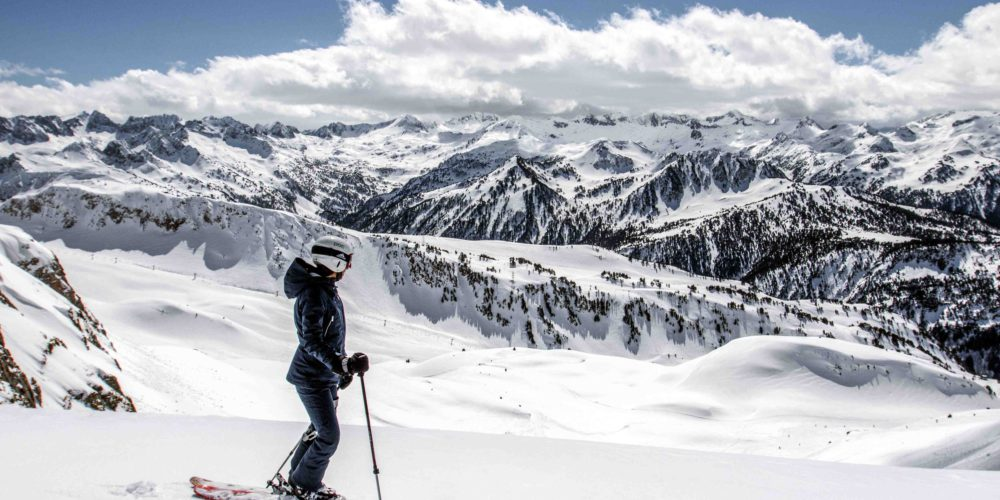
%> input picture W2/pista_esqi.jpg, 1000 x 500 px
$ octave start_mask.m   (GNU Octave 9; MATLAB toolbox functions it lacks are replaced by stand-ins)
%> lines starting %> are read from the running program, lines starting %| are printed output that depends on the picture; in (x1, y1, x2, y2) boxes, pixels count from 0 and x2, y2 are one past the last pixel; in counts of white or black regions, pixels touching at a corner belong together; the program's own positions count from 1
clearvars;
dst = double(imread('pista_esqi.jpg'));
%hgram = imhist(dst);
src = double(imread('panda_snow.jpg'));
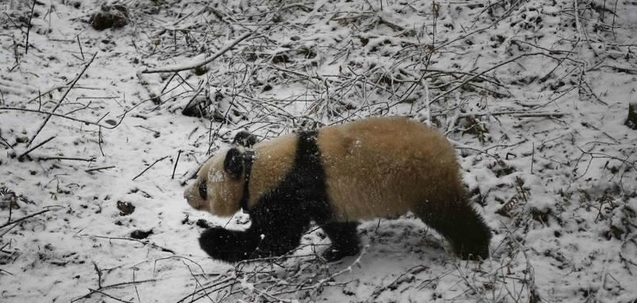
%> input picture W2/panda_snow.jpg, 637 x 303 px
%src = histeq(src, hgram);
%src = imread('paraglider2.jpg');
[ni,nj, nChannels]=size(dst);
%> ni = 500; nj = 1000; nChannels = 3
[niS,njS,nChannelsS] = size(src);
%> niS = 303; njS = 637; nChannelsS = 3

%dst = imresize(dst,[niS njS]);
%src = imresize(src,[ni nj]);


param.hi=1;
param.hj=1;


%masks to exchange
mask_src = imread('panda_snow_mask.jpg');
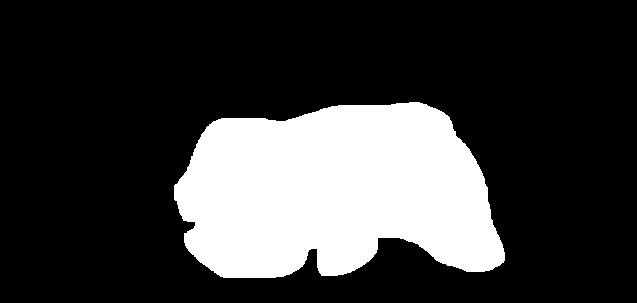
%> input picture W2/panda_snow_mask.jpg, 637 x 303 px
%> mask_src is the input picture: size 303x637 uint8; min 0, max 255, mean 59.6
%mask_src = imread('paraglider_mask2.jpg');
mask_dst = zeros(size(dst(:,:,1)));
%> mask_dst: size 500x1000 double; every value is 0
[height, width] = size(mask_src);
%> height = 303; width = 637
iniX = 300;
iniY = 198;
%iniX = 1;
%iniY = 1;
fiX = iniX + width - 1;
%> fiX = 936
fiY = iniY + height - 1;
%> fiY = 500
mask_dst(iniY:fiY, iniX:fiX) = mask_src;
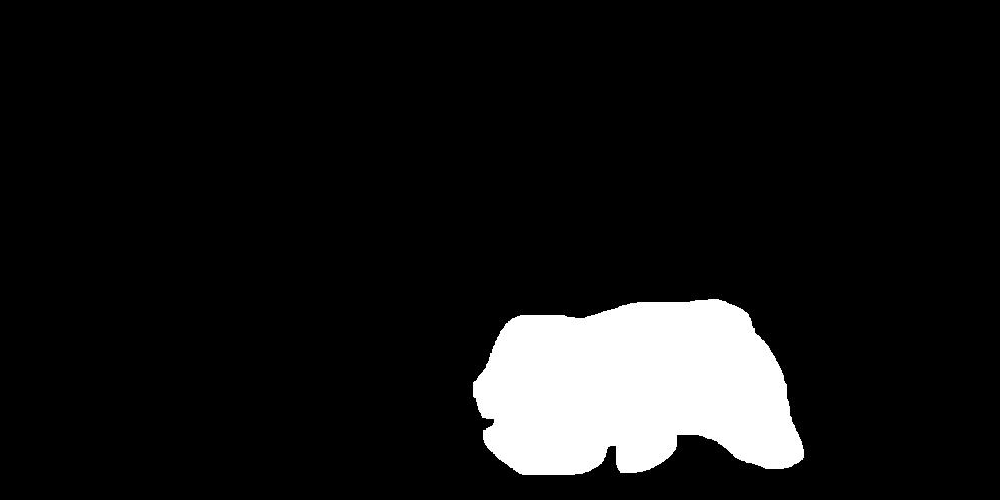
%> mask_dst: size 500x1000 double; min 0, max 255, mean 23

mask_src = logical(mod(mask_src,2));
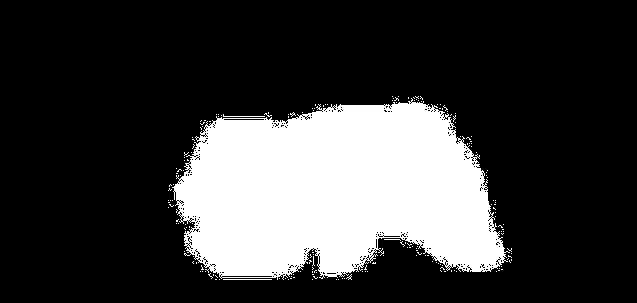
%> mask_src: size 303x637 logical; 23.4% white; 188 white regions (185 under 20 px), largest, box (x1, y1, x2, y2) and area: (172, 98, 510, 280) 44547, (223, 279, 272, 280) 49, (223, 114, 265, 117) 44
mask_dst = logical(mod(mask_dst,2));
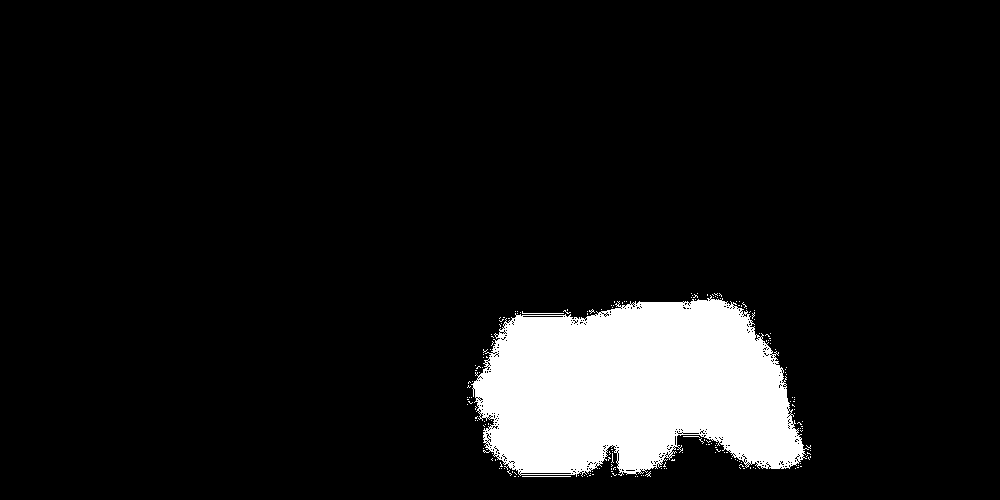
%> mask_dst: size 500x1000 logical; 9% white; 188 white regions (185 under 20 px), largest, box (x1, y1, x2, y2) and area: (471, 295, 809, 477) 44547, (522, 476, 571, 477) 49, (522, 311, 564, 314) 44

for nC = 1: nChannels
    nC

    %TO DO: COMPLETE the ??
%> (the run ends here)
